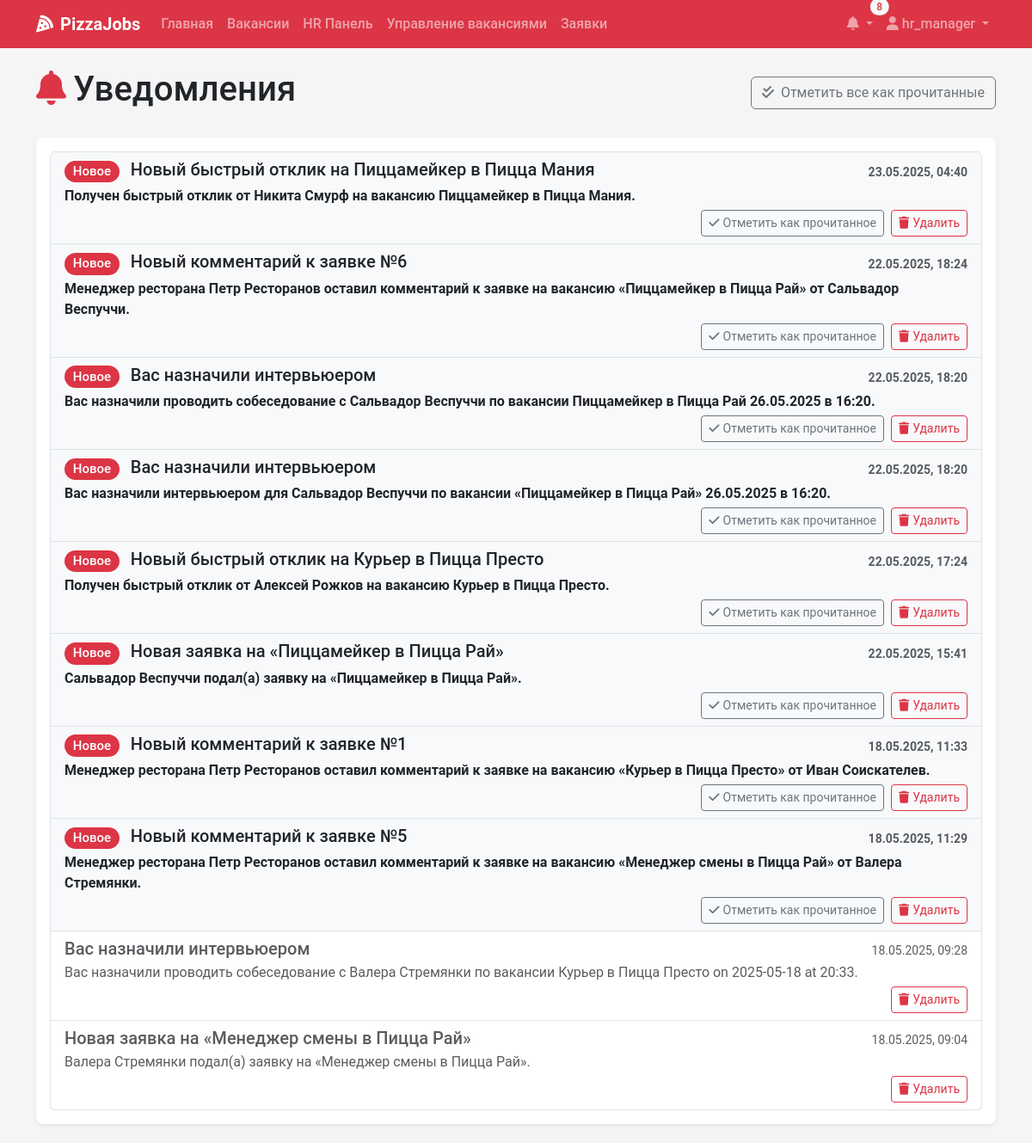
Page /notifications/ (signed in, upper part) on the earlier database version.
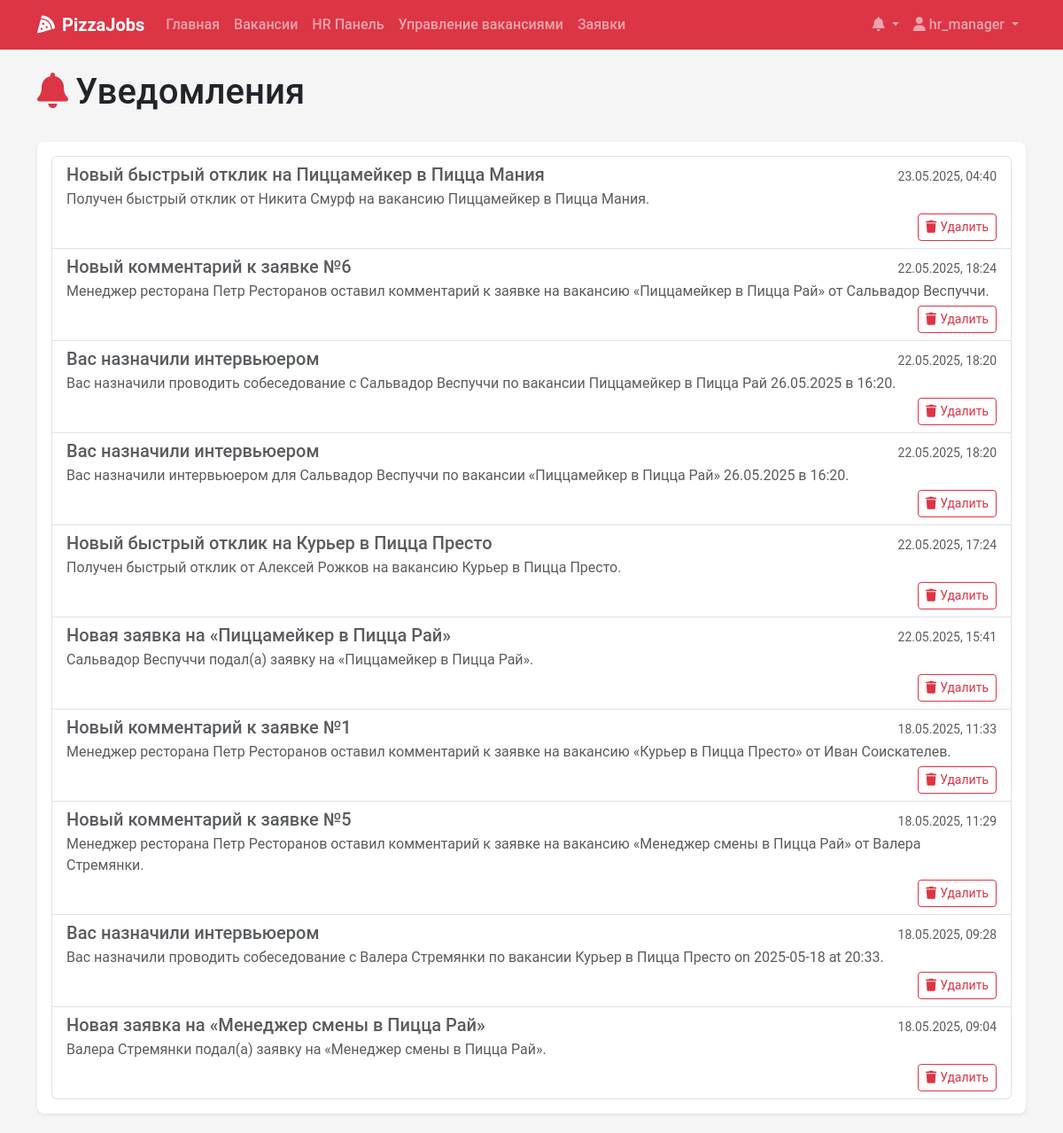
Same page on the later database version.
### recruitment/models.py (models this page shows, shortened)
class Notification(models.Model):
    user = models.ForeignKey(User, on_delete=models.CASCADE, related_name='notifications')
    title = models.CharField(max_length=100)
    message = models.TextField()
    read = models.BooleanField(default=False)
    created_at = models.DateTimeField(auto_now_add=True)

### recruitment/views.py (the view, shortened to what this page needs)
# urls.py: path('notifications/', views.notifications, name='notifications'),
@login_required
def notifications(request):
    qs = Notification.objects.filter(user=request.user).order_by('-created_at')
    paginator = Paginator(qs, 20)
    page_obj = paginator.get_page(request.GET.get('page'))
    context = {
        'page_obj': page_obj,
        'unread_count': qs.filter(read=False).count(),
    }
    return render(request, 'notifications/list.html', context)

### recruitment/context_processors.py (called while the page is built)
def notifications_processor(request):
    if request.user.is_authenticated:
        unread_count = Notification.objects.filter(user=request.user, read=False).count()
        latest_notifs = Notification.objects.filter(user=request.user).order_by('-created_at')[:5]
    else:
        unread_count = 0
        latest_notifs = []
    return {
        'unread_count': unread_count,
        'latest_notifications': latest_notifs,
    }

### templates/notifications/list.html (shortened to what this page needs)
{% extends 'base.html' %}
{% block content %}
<div class="container">
    <div class="d-flex justify-content-between align-items-center mb-4">
        <h1><i class="fas fa-bell me-2 text-danger"></i>Уведомления</h1>
        {% if unread_count > 0 %}
        <form method="post" action="{% url 'notifications' %}">
            <button type="submit" name="mark_all_read" value="1" class="btn btn-outline-secondary">
                <i class="fas fa-check-double me-2"></i>Отметить все как прочитанные
            </button>
        </form>
        {% endif %}
    </div>
    <div class="card shadow">
        <div class="card-body">
            {% if page_obj %}
                <div class="list-group">
                    {% for notification in page_obj %}
                        <div class="list-group-item list-group-item-action
                                    {% if not notification.read %}fw-bold bg-light{% else %}bg-white text-muted{% endif %}">
                            <div class="d-flex w-100 justify-content-between align-items-center">
                                <h5 class="mb-1">
                                    {% if not notification.read %}
                                        <span class="badge rounded-pill bg-danger me-2">Новое</span>
                                    {% endif %}
                                    {{ notification.title }}
                                </h5>
                                <small class="text-muted">
                                    {{ notification.created_at|date:"d.m.Y, H:i" }}
                                </small>
                            </div>
                            <p class="mb-1">{{ notification.message }}</p>
                            <div class="d-flex justify-content-end gap-2">
                                {% if not notification.read %}
                                    <form method="post" action="{% url 'notifications' %}" class="d-inline">
                                        <button type="submit" name="mark_read" value="{{ notification.id }}"
                                                class="btn btn-sm btn-outline-secondary">
                                            <i class="fas fa-check me-1"></i>Отметить как прочитанное
                                        </button>
                                    </form>
                                {% endif %}
                                <form method="post" action="{% url 'notifications' %}" class="d-inline">
                                    <button type="submit" name="delete" value="{{ notification.id }}"
                                            class="btn btn-sm btn-outline-danger">
                                        <i class="fas fa-trash me-1"></i>Удалить
                                    </button>
                                </form>
                            </div>
                        </div>
                    {% endfor %}
                </div>
            {% else %}
                <div class="alert alert-info">
                    <i class="fas fa-info-circle me-2"></i>У вас пока нет уведомлений.
                </div>
            {% endif %}
        </div>
    </div>
</div>
{% endblock %}

### templates/base.html (shortened to what this page needs)
<!DOCTYPE html>
<html lang="ru">
<head>
    <link href="https://cdn.jsdelivr.net/npm/bootstrap@5.3.0-alpha1/dist/css/bootstrap.min.css" rel="stylesheet">
    <link rel="stylesheet" href="https://cdnjs.cloudflare.com/ajax/libs/font-awesome/6.0.0/css/all.min.css">
    <link rel="stylesheet" href="/static/css/main.css">
</head>
<body>
    <nav class="navbar navbar-expand-lg navbar-dark bg-danger sticky-top">
        <div class="container">
            <a class="navbar-brand" href="{% url 'home' %}">
                <i class="fas fa-pizza-slice me-2"></i>PizzaJobs
            </a>
            <div class="collapse navbar-collapse" id="navbarNav">
                <ul class="navbar-nav me-auto">
                    <li class="nav-item">
                        <a class="nav-link" href="{% url 'home' %}">Главная</a>
                    </li>
                    <li class="nav-item">
                        <a class="nav-link" href="{% url 'vacancy_list' %}">Вакансии</a>
                    </li>
                    {% if user.is_authenticated %}
                        {% if user.profile.role == 'HR_MANAGER' %}
                            <li class="nav-item">
                                <a class="nav-link" href="{% url 'hr_dashboard' %}">HR Панель</a>
                            </li>
                            <li class="nav-item">
                                <a class="nav-link" href="{% url 'manage_vacancies' %}">Управление вакансиями</a>
                            </li>
                        {% elif user.profile.role == 'RESTAURANT_MANAGER' %}
                            <li class="nav-item">
                                <a class="nav-link" href="{% url 'manager_dashboard' %}">Панель менеджера</a>
                            </li>
                        {% endif %}
                        <li class="nav-item">
                            <a class="nav-link" href="{% url 'application_list' %}">Заявки</a>
                        </li>
                    {% endif %}
                </ul>
                <ul class="navbar-nav">
                    {% if user.is_authenticated %}
                        <li class="nav-item dropdown">
                            <a class="nav-link dropdown-toggle position-relative" href="#" id="notificationDropdown" role="button" data-bs-toggle="dropdown">
                                <i class="fas fa-bell"></i>
                                {% if unread_count %}
                                    <span class="badge rounded-pill bg-light text-danger position-absolute top-0 start-100 translate-middle">
                                        {{ unread_count }}
                                    </span>
                                {% endif %}
                            </a>
                        </li>
                        <li class="nav-item dropdown">
                            <a class="nav-link dropdown-toggle" href="#" id="userDropdown" role="button" data-bs-toggle="dropdown">
                                <i class="fas fa-user"></i> {{ user.username }}
                            </a>
                        </li>
                    {% endif %}
                </ul>
            </div>
        </div>
    </nav>
    <main class="py-4">
        {% block content %}{% endblock %}
    </main>
</body>
</html>

Differences in the rows shown:
changed Notification "Новый быстрый отклик на Пиццамейкер в Пицца Мания": no longer shows "Новое Отметить как прочитанное"
changed Notification "Новый комментарий к заявке №6": no longer shows "Новое Отметить как прочитанное"
changed Notification (number 3 of 10 on the later page): no longer shows "Новое Отметить как прочитанное"
changed Notification (number 4 of 10 on the later page): no longer shows "Новое Отметить как прочитанное"
changed Notification "Новый быстрый отклик на Курьер в Пицца Престо": no longer shows "Новое Отметить как прочитанное"
changed Notification "Новая заявка на «Пиццамейкер в Пицца Рай»": no longer shows "Новое Отметить как прочитанное"
changed Notification "Новый комментарий к заявке №1": no longer shows "Новое Отметить как прочитанное"
changed Notification "Новый комментарий к заявке №5": no longer shows "Новое Отметить как прочитанное"
Other differences:
{{ unread_count }}: "8" → (not shown)
text no longer shown: "Отметить все как прочитанные"
